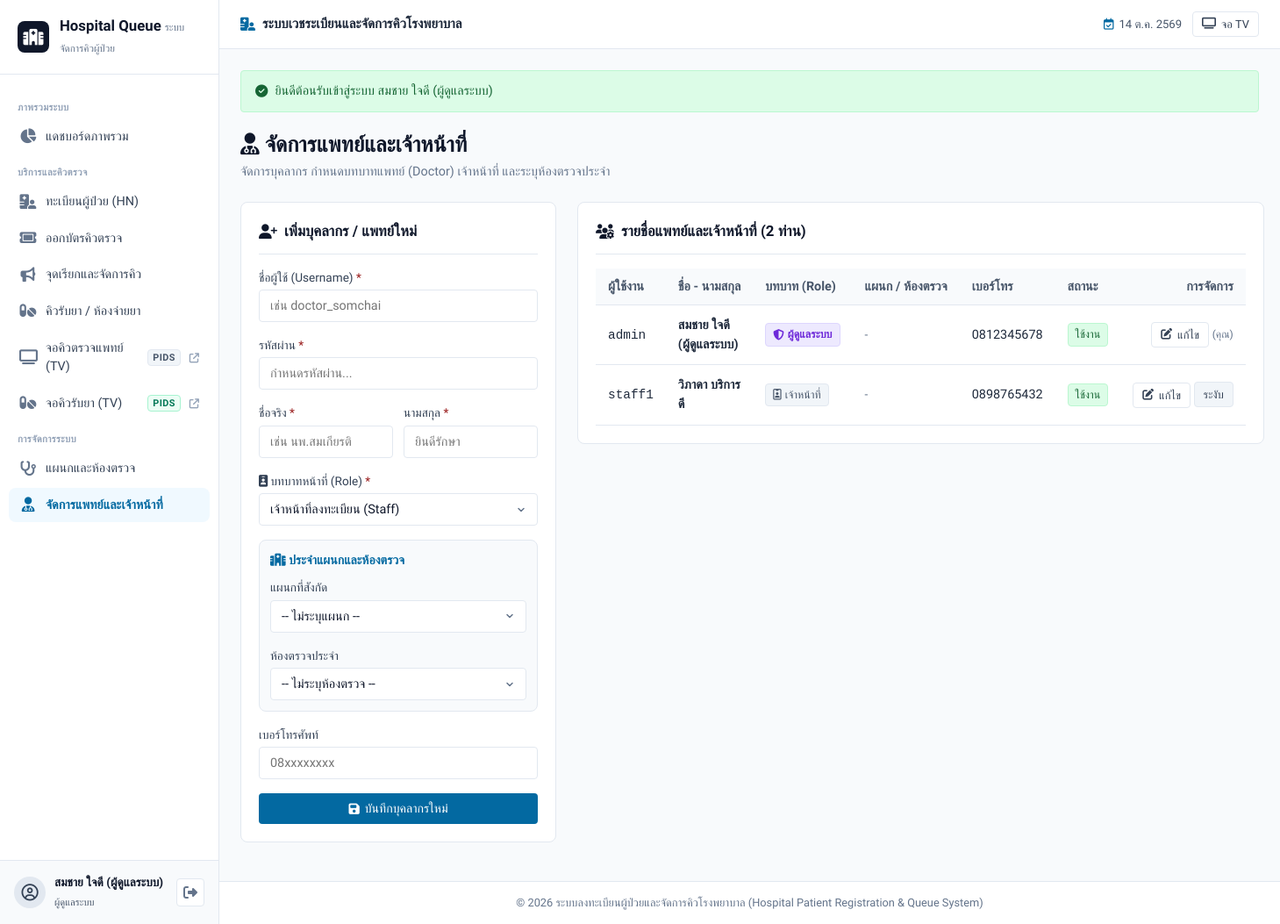
The app's page /staff.php (signed in), older data.
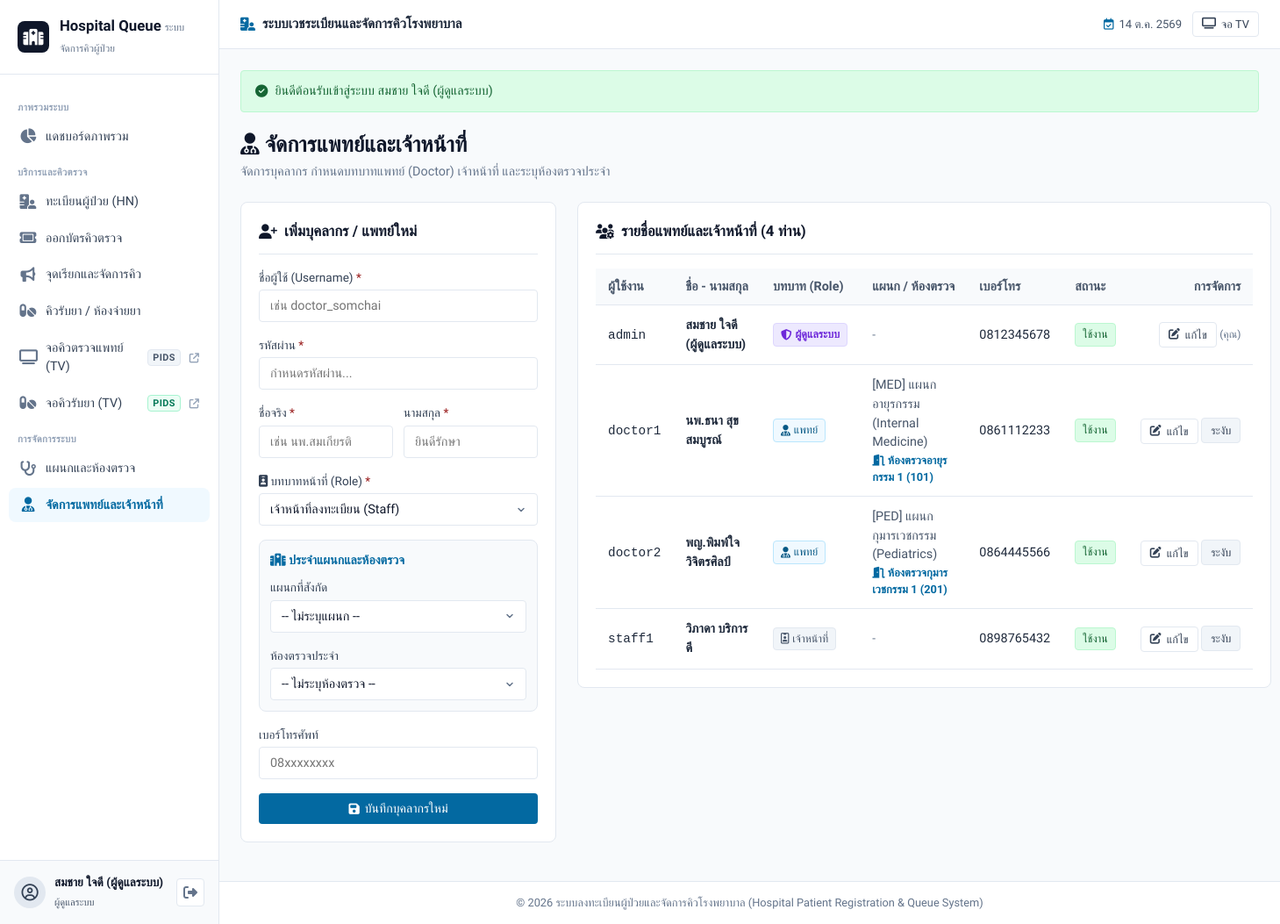
The same page, newer data.
### tables this page shows
CREATE TABLE `staff` (
  `id` INT AUTO_INCREMENT PRIMARY KEY,
  `username` VARCHAR(50) NOT NULL UNIQUE,
  `password_hash` VARCHAR(255) NOT NULL,
  `first_name` VARCHAR(100) NOT NULL,
  `last_name` VARCHAR(100) NOT NULL,
  `role` VARCHAR(50) NOT NULL DEFAULT 'เจ้าหน้าที่ลงทะเบียน' COMMENT 'แพทย์, เจ้าหน้าที่ลงทะเบียน, ผู้ดูแลระบบ, เภสัชกร',
  `department_id` INT NULL COMMENT 'แผนกที่แพทย์สังกัด',
  `room_id` INT NULL COMMENT 'ห้องตรวจประจำ',
  `phone_number` VARCHAR(20) NULL,
  `is_active` TINYINT(1) DEFAULT 1,
  `created_at` TIMESTAMP DEFAULT CURRENT_TIMESTAMP,
  CONSTRAINT `fk_staff_department` FOREIGN KEY (`department_id`) REFERENCES `departments` (`id`) ON DELETE SET NULL
);

CREATE TABLE `departments` (
  `id` INT AUTO_INCREMENT PRIMARY KEY,
  `department_code` VARCHAR(20) NOT NULL UNIQUE COMMENT 'รหัสแผนก เช่น MED, SUR, PED',
  `department_name` VARCHAR(150) NOT NULL COMMENT 'ชื่อแผนก/คลินิก',
  `description` TEXT NULL,
  `is_active` TINYINT(1) DEFAULT 1,
  `created_at` TIMESTAMP DEFAULT CURRENT_TIMESTAMP
);

CREATE TABLE `rooms` (
  `id` INT AUTO_INCREMENT PRIMARY KEY,
  `department_id` INT NOT NULL COMMENT 'แผนกที่ห้องนี้สังกัด',
  `room_number` VARCHAR(50) NOT NULL COMMENT 'หมายเลขห้อง เช่น 101, 102, 1, 2',
  `room_name` VARCHAR(150) NOT NULL COMMENT 'ชื่อห้องตรวจ เช่น ห้องตรวจอายุรกรรม 1',
  `doctor_id` INT NULL COMMENT 'แพทย์ประจำห้องตรวจ',
  `is_active` TINYINT(1) DEFAULT 1,
  `created_at` TIMESTAMP DEFAULT CURRENT_TIMESTAMP,
  CONSTRAINT `fk_rooms_department` FOREIGN KEY (`department_id`) REFERENCES `departments` (`id`) ON DELETE CASCADE,
  CONSTRAINT `fk_rooms_doctor` FOREIGN KEY (`doctor_id`) REFERENCES `staff` (`id`) ON DELETE SET NULL
);

### includes/functions.php (called while the page is built, shortened)
<?php
function get_flash() {
    if (isset($_SESSION['flash'])) {
        $flash = $_SESSION['flash'];
        return $flash;
    }
    return null;
}
function is_logged_in() {
    return isset($_SESSION['staff_id']);
}
function current_user() {
    return [
        'id' => $_SESSION['staff_id'] ?? null,
        'username' => $_SESSION['username'] ?? null,
        'name' => $_SESSION['staff_name'] ?? null,
        'role' => $_SESSION['role'] ?? null,
        'department_id' => $_SESSION['department_id'] ?? null,
        'room_id' => $_SESSION['room_id'] ?? null,
    ];
}
function thai_datetime($datetime, $show_time = true) {
    $timestamp = strtotime($datetime);
    $thai_months = [
        1 => 'ม.ค.', 2 => 'ก.พ.', 3 => 'มี.ค.', 4 => 'เม.ย.',
        5 => 'พ.ค.', 6 => 'มิ.ย.', 7 => 'ก.ค.', 8 => 'ส.ค.',
        9 => 'ก.ย.', 10 => 'ต.ค.', 11 => 'พ.ย.', 12 => 'ธ.ค.'
    ];
    $day = date('j', $timestamp);
    $month = $thai_months[(int)date('n', $timestamp)];
    $year = (int)date('Y', $timestamp) + 543;
    return "{$day} {$month} {$year}";
}

### staff.php (the view, shortened to what the changed rows need)
<?php
require_once __DIR__ . '/config/database.php';
require_once __DIR__ . '/includes/functions.php';
$edit_staff = null;
$staff_list = $pdo->query("
    SELECT
        s.*,
        d.department_name,
        d.department_code,
        r.room_number,
        r.room_name
    FROM staff s
    LEFT JOIN departments d ON s.department_id = d.id
    LEFT JOIN rooms r ON s.room_id = r.id
    ORDER BY FIELD(s.role, 'ผู้ดูแลระบบ', 'แพทย์', 'เจ้าหน้าที่ลงทะเบียน', 'เภสัชกร'), s.id ASC
")->fetchAll();
require_once __DIR__ . '/includes/header.php';
?>
<div class="page-header">
    <div>
        <h1 class="page-title"><i class="fa-solid fa-user-doctor"></i> จัดการแพทย์และเจ้าหน้าที่</h1>
    </div>
</div>
<div class="split-layout">
    <div class="card card-flush">
        <div class="card-header">
            <h2 class="card-title">
                <?php if ($edit_staff): ?>
                    <i class="fa-solid fa-user-pen"></i> แก้ไขข้อมูลผู้ใช้
                <?php else: ?>
                    <i class="fa-solid fa-user-plus"></i> เพิ่มบุคลากร / แพทย์ใหม่
                <?php endif; ?>
            </h2>
        </div>
    </div>
    <div class="card card-flush">
        <div class="card-header">
            <h2 class="card-title"><i class="fa-solid fa-users-gear"></i> รายชื่อแพทย์และเจ้าหน้าที่ (<?= count($staff_list) ?> ท่าน)</h2>
        </div>
        <div class="table-responsive">
            <table class="table">
                <thead>
                    <tr>
                        <th>ผู้ใช้งาน</th>
                        <th>ชื่อ - นามสกุล</th>
                        <th>บทบาท (Role)</th>
                        <th>แผนก / ห้องตรวจ</th>
                        <th>เบอร์โทร</th>
                        <th>สถานะ</th>
                        <th style="text-align: right;">การจัดการ</th>
                    </tr>
                </thead>
                <tbody>
                    <?php foreach ($staff_list as $s): ?>
                    <tr>
                        <td>
                            <code><?= htmlspecialchars($s['username']) ?></code>
                        </td>
                        <td>
                            <strong><?= htmlspecialchars($s['first_name'] . ' ' . $s['last_name']) ?></strong>
                        </td>
                        <td>
                            <?php if ($s['role'] === 'แพทย์'): ?>
                                <span class="badge badge-room">
                                    <i class="fa-solid fa-user-doctor"></i> แพทย์
                                </span>
                            <?php elseif ($s['role'] === 'ผู้ดูแลระบบ'): ?>
                                <span class="badge badge-called">
                                    <i class="fa-solid fa-shield-halved"></i> ผู้ดูแลระบบ
                                </span>
                            <?php elseif ($s['role'] === 'เภสัชกร'): ?>
                                <span class="badge badge-rx">
                                    <i class="fa-solid fa-pills"></i> เภสัชกร
                                </span>
                            <?php else: ?>
                                <span class="badge badge-secondary">
                                    <i class="fa-regular fa-id-badge"></i> เจ้าหน้าที่
                                </span>
                            <?php endif; ?>
                        </td>
                        <td>
                            <?php if ($s['department_name']): ?>
                                <div class="dept-line">
                                    [<?= htmlspecialchars($s['department_code']) ?>] <?= htmlspecialchars($s['department_name']) ?>
                                </div>
                                <?php if ($s['room_name']): ?>
                                    <div class="room-line">
                                        <i class="fa-solid fa-door-open"></i> <?= htmlspecialchars($s['room_name']) ?> (<?= htmlspecialchars($s['room_number']) ?>)
                                    </div>
                                <?php endif; ?>
                            <?php else: ?>
                                <span class="muted-sm">-</span>
                            <?php endif; ?>
                        </td>
                        <td><?= htmlspecialchars($s['phone_number'] ?: '-') ?></td>
                        <td>
                            <?php if ($s['is_active']): ?>
                                <span class="badge badge-completed">ใช้งาน</span>
                            <?php else: ?>
                                <span class="badge badge-cancelled">ระงับ</span>
                            <?php endif; ?>
                        </td>
                        <td style="text-align: right; white-space: nowrap;">
                            <a href="staff.php?edit_id=<?= $s['id'] ?>" class="btn btn-outline btn-sm" title="แก้ไข">
                                <i class="fa-solid fa-pen-to-square"></i> แก้ไข
                            </a>
                            <?php if ((int)$s['id'] !== (int)$_SESSION['staff_id']): ?>
                                <a href="staff.php?toggle_id=<?= $s['id'] ?>" class="btn btn-secondary btn-sm" onclick="return confirm('ยืนยันเปลี่ยนสถานะผู้ใช้นี้?');">
                                    <?= $s['is_active'] ? 'ระงับ' : 'เปิดใช้' ?>
                                </a>
                            <?php else: ?>
                                <small style="color: var(--text-muted);">(คุณ)</small>
                            <?php endif; ?>
                        </td>
                    </tr>
                    <?php endforeach; ?>
                </tbody>
            </table>
        </div>
    </div>
</div>
<?php require_once __DIR__ . '/includes/footer.php'; ?>

### includes/header.php (shortened to what the changed rows need)
<?php
require_once __DIR__ . '/../includes/functions.php';
$current_page = basename($_SERVER['PHP_SELF']);
$user = current_user();
?>
<!DOCTYPE html>
<html lang="th">
<head>
    <link rel="stylesheet" href="assets/css/style.css">
    <link rel="stylesheet" href="https://cdnjs.cloudflare.com/ajax/libs/font-awesome/6.4.0/css/all.min.css">
</head>
<body>
<?php if (is_logged_in()): ?>
<div class="app-layout">
    <aside class="app-sidebar" id="appSidebar">
        <div class="sidebar-header">
            <a href="index.php" class="sidebar-brand">
                <div class="brand-icon">
                    <i class="fa-solid fa-hospital"></i>
                </div>
                <div class="brand-info">
                    <span class="brand-title">Hospital Queue</span>
                    <span class="brand-sub">ระบบจัดการคิวผู้ป่วย</span>
                </div>
            </a>
        </div>
        <div class="sidebar-menu-wrapper">
            <div class="sidebar-label">ภาพรวมระบบ</div>
            <ul class="sidebar-menu">
                <li>
                    <a href="index.php" class="<?= $current_page == 'index.php' ? 'active' : '' ?>">
                        <i class="fa-solid fa-chart-pie nav-icon"></i>
                        <span>แดชบอร์ดภาพรวม</span>
                    </a>
                </li>
            </ul>
            <div class="sidebar-label">บริการและคิวตรวจ</div>
            <ul class="sidebar-menu">
                <li>
                    <a href="patients.php" class="<?= in_array($current_page, ['patients.php', 'patient_add.php', 'patient_edit.php', 'patient_detail.php']) ? 'active' : '' ?>">
                        <i class="fa-solid fa-hospital-user nav-icon"></i>
                        <span>ทะเบียนผู้ป่วย (HN)</span>
                    </a>
                </li>
                <li>
                    <a href="visits.php" class="<?= $current_page == 'visits.php' ? 'active' : '' ?>">
                        <i class="fa-solid fa-ticket nav-icon"></i>
                        <span>ออกบัตรคิวตรวจ</span>
                    </a>
                </li>
                <li>
                    <a href="queues.php" class="<?= $current_page == 'queues.php' ? 'active' : '' ?>">
                        <i class="fa-solid fa-bullhorn nav-icon"></i>
                        <span>จุดเรียกและจัดการคิว</span>
                    </a>
                </li>
                <li>
                    <a href="pharmacy.php" class="<?= in_array($current_page, ['pharmacy.php', 'print_pharmacy.php']) ? 'active' : '' ?>">
                        <i class="fa-solid fa-pills nav-icon"></i>
                        <span>คิวรับยา / ห้องจ่ายยา</span>
                    </a>
                </li>
                <li>
                    <a href="queue_display.php" target="_blank" class="nav-external">
                        <i class="fa-solid fa-tv nav-icon"></i>
                        <span>จอคิวตรวจแพทย์ (TV)</span>
                        <span class="nav-screen-tag">PIDS</span>
                        <i class="fa-solid fa-arrow-up-right-from-square nav-ext-icon"></i>
                    </a>
                </li>
                <li>
                    <a href="pharmacy_display.php" target="_blank" class="nav-external nav-rx-screen">
                        <i class="fa-solid fa-pills nav-icon"></i>
                        <span>จอคิวรับยา (TV)</span>
                        <span class="nav-screen-tag nav-screen-tag-rx">PIDS</span>
                        <i class="fa-solid fa-arrow-up-right-from-square nav-ext-icon"></i>
                    </a>
                </li>
            </ul>
            <div class="sidebar-label">การจัดการระบบ</div>
            <ul class="sidebar-menu">
                <li>
                    <a href="departments.php" class="<?= in_array($current_page, ['departments.php', 'rooms.php']) ? 'active' : '' ?>">
                        <i class="fa-solid fa-stethoscope nav-icon"></i>
                        <span>แผนกและห้องตรวจ</span>
                    </a>
                </li>
                <?php if ($user['role'] === 'ผู้ดูแลระบบ'): ?>
                <li>
                    <a href="staff.php" class="<?= $current_page == 'staff.php' ? 'active' : '' ?>">
                        <i class="fa-solid fa-user-doctor nav-icon"></i>
                        <span>จัดการแพทย์และเจ้าหน้าที่</span>
                    </a>
                </li>
                <?php endif; ?>
            </ul>
        </div>
        <div class="sidebar-footer">
            <div class="sidebar-user">
                <div class="user-avatar <?= $user['role'] === 'แพทย์' ? 'avatar-doctor' : '' ?>">
                    <?php if ($user['role'] === 'แพทย์'): ?>
                        <i class="fa-solid fa-user-doctor"></i>
                    <?php else: ?>
                        <i class="fa-regular fa-circle-user"></i>
                    <?php endif; ?>
                </div>
                <div class="user-info">
                    <div class="user-name"><?= htmlspecialchars($user['name'] ?: $user['username']) ?></div>
                    <div class="user-role"><?= htmlspecialchars($user['role']) ?></div>
                </div>
                <a href="logout.php" class="btn-logout" title="ออกจากระบบ" onclick="return confirm('ต้องการออกจากระบบหรือไม่?');">
                    <i class="fa-solid fa-right-from-bracket"></i>
                </a>
            </div>
        </div>
    </aside>
    <div class="app-main">
        <header class="app-topbar">
            <div style="display: flex; align-items: center; gap: 14px;">
                <div class="topbar-title">
                    <i class="fa-solid fa-hospital-user" style="color: var(--primary);"></i>
                    <span>ระบบเวชระเบียนและจัดการคิวโรงพยาบาล</span>
                </div>
            </div>
            <div class="topbar-actions">
                <div class="topbar-date">
                    <i class="fa-regular fa-calendar-check" style="color: var(--primary);"></i>
                    <span><?= thai_datetime(date('Y-m-d H:i:s'), false) ?></span>
                </div>
                <a href="queue_display.php" target="_blank" class="btn btn-outline btn-sm">
                    <i class="fa-solid fa-tv"></i> จอ TV
                </a>
            </div>
        </header>
        <main class="main-body">
            <?php
            $flash = get_flash();
            if ($flash):
            ?>
                <div class="alert alert-<?= htmlspecialchars($flash['type']) ?>">
                    <div class="alert-body">
                        <?php if ($flash['type'] === 'success'): ?>
                            <i class="fa-solid fa-circle-check"></i>
                        <?php elseif ($flash['type'] === 'danger'): ?>
                            <i class="fa-solid fa-circle-xmark"></i>
                        <?php elseif ($flash['type'] === 'warning'): ?>
                            <i class="fa-solid fa-triangle-exclamation"></i>
                        <?php else: ?>
                            <i class="fa-solid fa-circle-info"></i>
                        <?php endif; ?>
                        <span class="alert-text"><?= htmlspecialchars($flash['message']) ?></span>
                    </div>
                </div>
            <?php endif; ?>
<?php else: ?>
<main class="main-body" style="padding: 24px;">
<?php endif; ?>

Row changes from the older to the newer data that the page shows:
added staff: username "doctor1", first_name+last_name "นพ.ธนา สุขสมบูรณ์", role "แพทย์" (drawn), department.department_code "MED", department.department_name "แผนกอายุรกรรม (Internal Medicine)", room.room_name "ห้องตรวจอายุรกรรม 1", room.room_number "101", phone_number "0861112233", is_active "ใช้งาน"
added staff: username "doctor2", first_name+last_name "พญ.พิมพ์ใจ วิจิตรศิลป์", role "แพทย์" (drawn), department.department_code "PED", department.department_name "แผนกกุมารเวชกรรม (Pediatrics)", room.room_name "ห้องตรวจกุมารเวชกรรม 1", room.room_number "201", phone_number "0864445566", is_active "ใช้งาน"
Text that changed along with them:
count($staff_list): "2" → "4"
